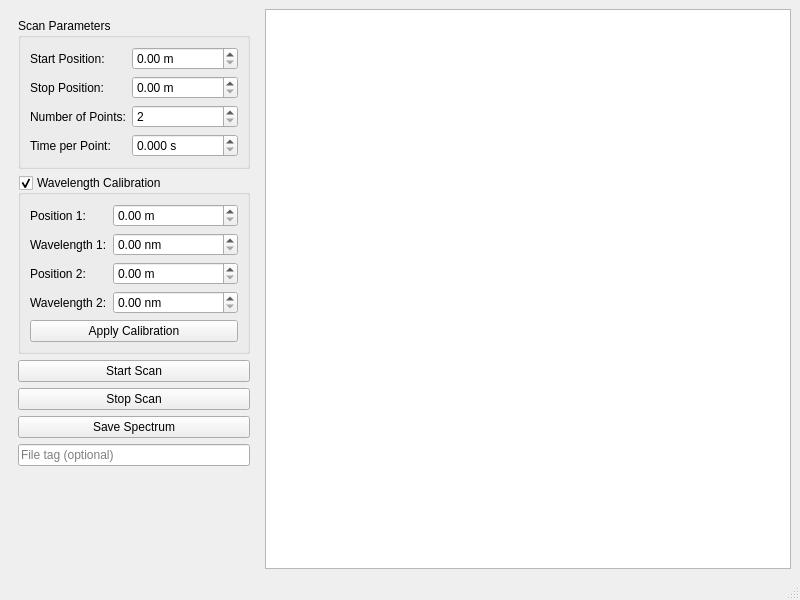
<?xml version="1.0" encoding="UTF-8"?>
<ui version="4.0">
 <class>NIRSpectrometerWindow</class>
 <widget class="QMainWindow" name="NIRSpectrometerWindow">
  <property name="geometry">
   <rect>
    <x>0</x>
    <y>0</y>
    <width>800</width>
    <height>600</height>
   </rect>
  </property>
  <property name="windowTitle">
   <string>NIR Spectrometer</string>
  </property>
  <widget class="QWidget" name="centralwidget">
   <layout class="QHBoxLayout" name="horizontalLayout">
    <item>
     <widget class="QWidget" name="controls_widget" native="true">
      <property name="minimumSize">
       <size>
        <width>250</width>
        <height>0</height>
       </size>
      </property>
      <property name="maximumSize">
       <size>
        <width>250</width>
        <height>16777215</height>
       </size>
      </property>
      <layout class="QVBoxLayout" name="controls_layout">
       <item>
        <widget class="QGroupBox" name="scan_group">
         <property name="title">
          <string>Scan Parameters</string>
         </property>
         <layout class="QFormLayout" name="scan_layout">
          <item row="0" column="0">
           <widget class="QLabel" name="label">
            <property name="text">
             <string>Start Position:</string>
            </property>
           </widget>
          </item>
          <item row="0" column="1">
           <widget class="ScienDSpinBox" name="start_pos_spinbox">
            <property name="suffix">
             <string> m</string>
            </property>
           </widget>
          </item>
          <item row="1" column="0">
           <widget class="QLabel" name="label_2">
            <property name="text">
             <string>Stop Position:</string>
            </property>
           </widget>
          </item>
          <item row="1" column="1">
           <widget class="ScienDSpinBox" name="stop_pos_spinbox">
            <property name="suffix">
             <string> m</string>
            </property>
           </widget>
          </item>
          <item row="2" column="0">
           <widget class="QLabel" name="label_3">
            <property name="text">
             <string>Number of Points:</string>
            </property>
           </widget>
          </item>
          <item row="2" column="1">
           <widget class="QSpinBox" name="num_points_spinbox">
            <property name="minimum">
             <number>2</number>
            </property>
            <property name="maximum">
             <number>10000</number>
            </property>
           </widget>
          </item>
          <item row="3" column="0">
           <widget class="QLabel" name="label_4">
            <property name="text">
             <string>Time per Point:</string>
            </property>
           </widget>
          </item>
          <item row="3" column="1">
           <widget class="ScienDSpinBox" name="time_per_point_spinbox">
            <property name="suffix">
             <string> s</string>
            </property>
            <property name="decimals">
             <number>3</number>
            </property>
           </widget>
          </item>
         </layout>
        </widget>
       </item>
       <item>
        <widget class="QGroupBox" name="calib_group">
         <property name="title">
          <string>Wavelength Calibration</string>
         </property>
         <property name="checkable">
          <bool>true</bool>
         </property>
         <layout class="QFormLayout" name="calib_layout">
          <item row="0" column="0">
           <widget class="QLabel" name="label_5">
            <property name="text">
             <string>Position 1:</string>
            </property>
           </widget>
          </item>
          <item row="0" column="1">
           <widget class="ScienDSpinBox" name="calib_pos1_spinbox">
            <property name="suffix">
             <string> m</string>
            </property>
           </widget>
          </item>
          <item row="1" column="0">
           <widget class="QLabel" name="label_6">
            <property name="text">
             <string>Wavelength 1:</string>
            </property>
           </widget>
          </item>
          <item row="1" column="1">
           <widget class="ScienDSpinBox" name="calib_wl1_spinbox">
            <property name="suffix">
             <string> nm</string>
            </property>
           </widget>
          </item>
          <item row="2" column="0">
           <widget class="QLabel" name="label_7">
            <property name="text">
             <string>Position 2:</string>
            </property>
           </widget>
          </item>
          <item row="2" column="1">
           <widget class="ScienDSpinBox" name="calib_pos2_spinbox">
            <property name="suffix">
             <string> m</string>
            </property>
           </widget>
          </item>
          <item row="3" column="0">
           <widget class="QLabel" name="label_8">
            <property name="text">
             <string>Wavelength 2:</string>
            </property>
           </widget>
          </item>
          <item row="3" column="1">
           <widget class="ScienDSpinBox" name="calib_wl2_spinbox">
            <property name="suffix">
             <string> nm</string>
            </property>
           </widget>
          </item>
          <item row="4" column="0" colspan="2">
           <widget class="QPushButton" name="apply_calib_button">
            <property name="text">
             <string>Apply Calibration</string>
            </property>
           </widget>
          </item>
         </layout>
        </widget>
       </item>
       <item>
        <widget class="QPushButton" name="start_button">
         <property name="text">
          <string>Start Scan</string>
         </property>
        </widget>
       </item>
       <item>
        <widget class="QPushButton" name="stop_button">
         <property name="text">
          <string>Stop Scan</string>
         </property>
        </widget>
       </item>
       <item>
        <widget class="QPushButton" name="save_button">
         <property name="text">
          <string>Save Spectrum</string>
         </property>
        </widget>
       </item>
       <item>
        <widget class="QLineEdit" name="filetag_lineedit">
         <property name="placeholderText">
          <string>File tag (optional)</string>
         </property>
        </widget>
       </item>
       <item>
        <spacer name="verticalSpacer">
         <property name="orientation">
          <enum>Qt::Vertical</enum>
         </property>
         <property name="sizeHint" stdset="0">
          <size>
           <width>20</width>
           <height>40</height>
          </size>
         </property>
        </spacer>
       </item>
      </layout>
     </widget>
    </item>
    <item>
     <widget class="PlotWidget" name="plot_widget">
      <property name="sizePolicy">
       <sizepolicy hsizetype="Expanding" vsizetype="Expanding">
        <horstretch>0</horstretch>
        <verstretch>0</verstretch>
       </sizepolicy>
      </property>
     </widget>
    </item>
   </layout>
  </widget>
  <widget class="QStatusBar" name="statusbar"/>
 </widget>
 <customwidgets>
  <customwidget>
   <class>ScienDSpinBox</class>
   <extends>QDoubleSpinBox</extends>
   <header>qtwidgets.scientific_spinbox</header>
  </customwidget>
  <customwidget>
   <class>PlotWidget</class>
   <extends>QGraphicsView</extends>
   <header>pyqtgraph</header>
  </customwidget>
 </customwidgets>
 <resources/>
 <connections/>
</ui>
